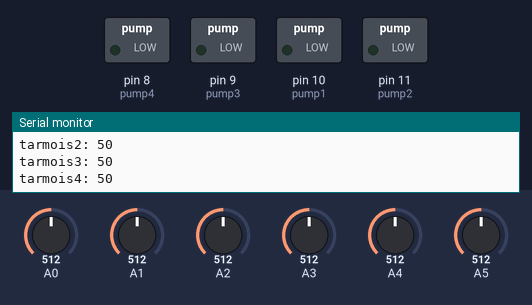
Bench run of a sketch on a simulated Arduino Uno, built with avr-gcc and run on an emulated ATmega328P. Parts: switched loads named in the sketch (green lamp = pin HIGH), the last lines printed to the serial monitor. The test bench sets the inputs (shaded band); at power-on: A0 = 512, A1 = 512, A2 = 512, A3 = 512, A4 = 512, A5 = 512.

Above: at 1.9 s.
2.0 s: A0 set to 370
3.6 s: A0 set to 351
At 5.8 s:
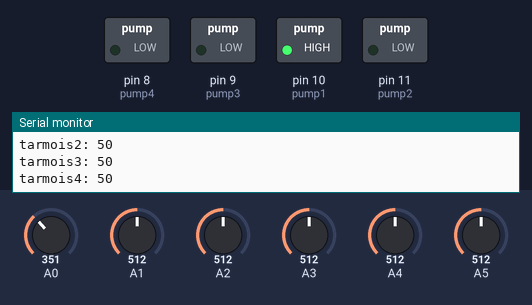
6.1 s: A1 set to 364
8.0 s: A1 set to 346
At 10.3 s:
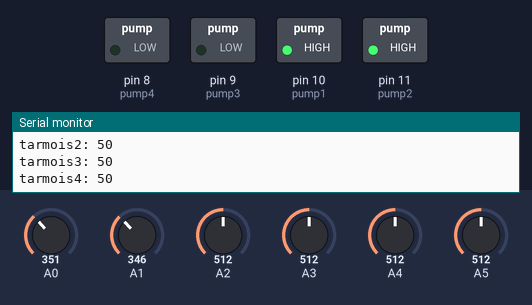
10.6 s: A2 set to 406
12.5 s: A2 set to 382
At 14.7 s:
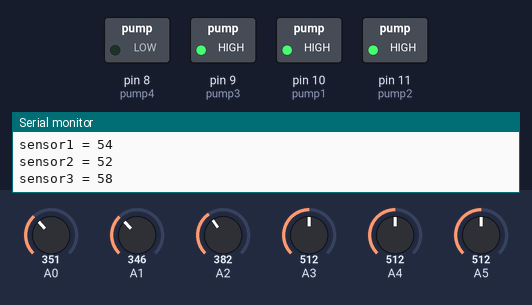
Timing chart, 0 to 16.1 s (numbered marks = the images above; inputs shaded):
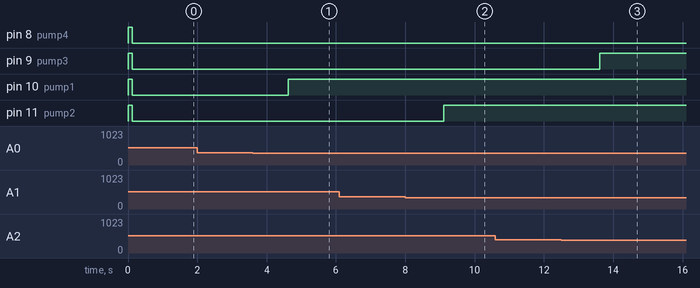

The sketch:

Arudino_Soil_Moisture.ino
```cpp
int pump1 = 10;
int pump2 = 11;
int pump3 = 9;
int pump4 = 8;
int tarmois1 = 50;
int tarmois2 = 50;
int tarmois3 = 50;
int tarmois4 = 50;
int val1;
int val2;
int val3;
int val4;
int selector;
int moisture;
int selectorquad;
int moisper;
int sensor1;
int sensor2;
int sensor3;
int sensor4;
void setup() {
Serial.begin(9600);
pinMode(pump1,OUTPUT);
pinMode(pump2,OUTPUT);
pinMode(pump3,OUTPUT);
pinMode(pump4,OUTPUT);
digitalWrite(pump1, HIGH);
digitalWrite(pump2, HIGH);
digitalWrite(pump3, HIGH);
digitalWrite(pump4, HIGH);
}

void loop() {
ReadData();
MapData();
PrintData();
SetTargetMoisture();
CompareMoisTakeAction();
delay(1000);
}

void ReadData() {
   val1 = analogRead(0);
   val2 = analogRead(1);
   val3 = analogRead(2);
   val4 = analogRead(3);
   selector = analogRead(4);
   moisture = analogRead(5);
  }
void MapData() {
  selectorquad = map(selector, 0, 1023, 1, 5);
  moisper = map (moisture, 0, 1023, 0, 100);
  sensor1 = map(val1, 225, 496, 100, 0);
  sensor2 = map(val2, 212, 491, 100, 0);
  sensor3 = map(val3, 320, 465, 100, 0);
  sensor4 = map(val4, 222, 498, 100, 0);
  }
void PrintData() {
Serial.print("val1 = ");
Serial.println(val1);
Serial.print("val2 = ");
Serial.println(val2);
Serial.print("val3 = ");
Serial.println(val3);
Serial.print("val4 = ");
Serial.println(val4);
Serial.print("sensor1 = ");
Serial.println(sensor1);
Serial.print("sensor2 = ");
Serial.println(sensor2);
Serial.print("sensor3 = ");
Serial.println(sensor3);
Serial.print("sensor4 = ");
Serial.println(sensor4);
Serial.print("quad: ");
Serial.println(selectorquad);
Serial.print("moisper: ");
Serial.println(moisper);
Serial.print("tarmois1: ");
Serial.println(tarmois1);
Serial.print("tarmois2: ");
Serial.println(tarmois2);
Serial.print("tarmois3: ");
Serial.println(tarmois3);
Serial.print("tarmois4: ");
Serial.println(tarmois4);
  }
void SetTargetMoisture() {
if (selectorquad == 1) {
  tarmois1 = moisper;
  }
else if (selectorquad == 2) {
  tarmois2 = moisper;
  }
else if (selectorquad == 3) {
  tarmois3 = moisper;
  }
else {
  tarmois4 = moisper;
  }
 }
void CompareMoisTakeAction() {
  PlantOne();
  PlantTwo();
  PlantThree();
  PlantFour();
  }
void PlantOne() {
if (sensor1 < tarmois1) {
     digitalWrite(pump1, LOW);
  }
else {
  digitalWrite(pump1, HIGH);
  }
}
void PlantTwo() {
if (sensor2 < tarmois2) {
     digitalWrite(pump2, LOW);
  }
else {
  digitalWrite(pump2, HIGH);
  }
}
void PlantThree() {
if (sensor3 < tarmois3) {
     digitalWrite(pump3, LOW);
  }
else {
  digitalWrite(pump3, HIGH);
  }
}
void PlantFour() {
if (sensor4 < tarmois4) {
     digitalWrite(pump4, LOW);
  }
else {
  digitalWrite(pump4, HIGH);
  }
}
```

Measured:
- the behaviour switches between 364 and 363 on A0 (found by bisection; images 0 and 1)
- the behaviour switches between 355 and 354 on A1 (found by bisection; images 1 and 2)
- the behaviour switches between 394 and 393 on A2 (found by bisection; images 2 and 3)
- after the input at 3.6 s, pin 10 (pump1): LOW → HIGH after 1.0 s
- after the input at 8.0 s, pin 11 (pump2): LOW → HIGH after 1.1 s
- after the input at 12.5 s, pin 9 (pump3): LOW → HIGH after 1.1 s
